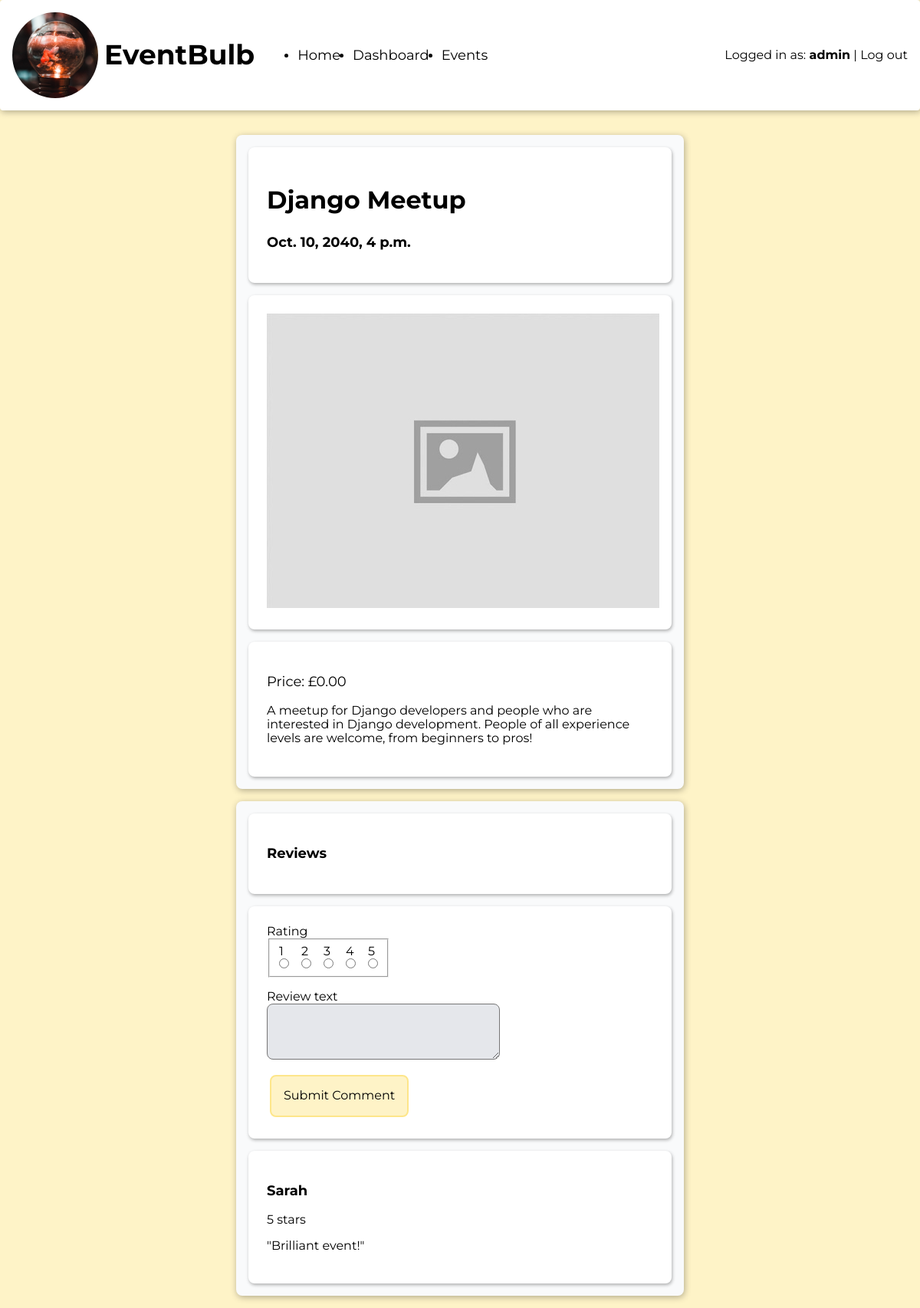
Page /events/1/ (signed in) on the committed database.
### events/models.py (models this page shows, shortened)
class Event(models.Model):
    title = models.CharField(max_length=255)
    description = models.TextField()
    datetime = models.DateTimeField(auto_now=False, auto_now_add=False)
    cost = models.DecimalField(max_digits=6, decimal_places=2)
    def __str__(self):
        return self.title

class Review(models.Model):
    class Rating(models.IntegerChoices):
        ONE = 1
        TWO = 2
        THREE = 3
        FOUR = 4
        FIVE = 5
    rating = models.IntegerField(choices=Rating.choices)
    text = models.TextField()
    event = models.ForeignKey(
        Event, on_delete=models.CASCADE, blank=True, null=True, related_name="reviews")
    profile = models.ForeignKey(
        "accounts.UserProfile", on_delete=models.CASCADE, blank=True, related_name="reviews")

### accounts/models.py (models this page shows)
class UserProfile(models.Model):
    user = models.OneToOneField(
        User, on_delete=models.CASCADE, related_name="profile")
    attending = models.ManyToManyField(
        Event, blank=True, related_name="attending")
    def __str__(self):
        return self.user.username

### events/views.py (the view)
# urls.py: path('<int:id>/', views.details, name="events_details"),
def details(request, id):
    event = get_object_or_404(Event, id=id)
    print(event)
    return render(request, 'events/details.html', {'event': event})

### templates/events/details.html (shortened to what this page needs)
{% extends 'base.html' %}
{% load static %}
{% block content %}
  <main class="wrap-content">
    <div class="card-background half-width event-details">
      <section class="card event-header">
        <div class="event-info">
          <h2 class="event-title">{{ event.title }}</h2>
          <h3>{{ event.datetime }}</h3>
        </div>
      </section>
      <section class="card">
        <img src="{% static 'images/image_placeholder.jpg' %}" alt="Placeholder">
      </section>
      <section class="card">
        <p class="event-cost">Price: £{{ event.cost }}</p>
        <p>{{ event.description }}</p>
      </section>
    </div>
    {% if event.reviews.all|length > 0 or user.is_authenticated %}
      <div class="card-background half-width">
        <section class="card">
          <h3 class="larger-heading">Reviews</h3>
        </section>
        {% if user.is_authenticated %}
          <section class="card">
            <form class="review-form" action="{% url 'events_add_review' event.id %}" method="POST">
              <div class="input-group">
                <label for="ratings">Rating</label>
                <fieldset id="ratings" class="rating-group">
                  <label for="rating-1">1</label>
                  <label for="rating-2">2</label>
                  <label for="rating-3">3</label>
                  <label for="rating-4">4</label>
                  <label for="rating-5">5</label>
                  <input required type="radio" name="rating" value="1" id="rating-1">
                  <input required type="radio" name="rating" value="2" id="rating-2">
                  <input required type="radio" name="rating" value="3" id="rating-3">
                  <input required type="radio" name="rating" value="4" id="rating-4">
                  <input required type="radio" name="rating" value="5" id="rating-5">
                </fieldset>
              </div>
              <div class="input-group full-width">
                <label for="review-text">Review text</label>
                <textarea name="review-text" id="review-text" cols="30" rows="3"></textarea>
              </div>
              <button class="button yellow" type="submit">Submit Comment</button>
            </form>
          </section>
        {% endif %}
        <div class="reviews-scroller">
          {% for review in event.reviews.all %}
            <section class="card">
                <h3>{{ review.profile }}</h3>
                <p>{{ review.rating }} stars</p>
                {% if review.text|length > 0 %}
                  <p>"{{ review.text }}"</p>
                {% endif %}
            </section>
          {% endfor %}
        </div>
      </div>
    {% endif %}
  </main>
{% endblock %}

### templates/base.html (shortened to what this page needs)
{% load static %}
<!DOCTYPE html>
<html lang="en">
<head>
  <link href="https://cdnjs.cloudflare.com/ajax/libs/normalize/8.0.1/normalize.min.css" rel="stylesheet">
  <link href="https://cdnjs.cloudflare.com/ajax/libs/meyer-reset/2.0/reset.min.css" rel="stylesheet">
  <link rel="stylesheet" href="{% static 'css/style.css' %}">
</head>
<body>
  <header class="navbar">
    <section>
      <img class="logo" src="{% static 'images/logo.jpg' %}" alt="EventBulb Logo">
      <h1 class="site-heading">EventBulb</h1>
      <nav>
        <ul>
          <li>
            <a href="{% url 'information_home' %}">Home</a>
          </li>
          {% if user.is_authenticated %}
          <li >
            <a href="{% url 'events_dashboard' %}">Dashboard</a>
          </li>
          {% endif %}
          <li>
            <a href="{% url 'events_list' %}">Events</a>
          </li>
        </ul>
      </nav>
    </section>
    <nav class="auth-nav">
      {% if user.is_authenticated %}
      <span>Logged in as: <span class="logged-in-username">{{ user.username }}</span></span>
      <span> | </span>
      <a href="{% url 'accounts_logout' %}">Log out</a>
      {% else %}
      <a href="{% url 'accounts_login' %}">Log in</a>
      <span> | </span>
      <a href="{% url 'accounts_register' %}">Register</a>
      {% endif %}
    </nav>
  </header>
  {% block content %}{% endblock content %}
</body>
</html>

### static/css/style.css (style rules this page uses)
:root { --shadow: 1px 2px 8px rgba(0,0,0,0.3); --shadow-small: 1px 2px 4px rgba(0,0,0,0.3); --yellow : #FEF3C7; --yellow-accent: #FDE68A; --gray: #E5E7EB; --gray-accent: #D1D5DB; --gray-light: #F9FAFB; --red: #FECACA; --red-accent: #FCA5A5; }
body { background-color: var(--yellow); display: flex; flex-direction: column; height: 100vh; font-family: 'Montserrat', Helvetica, Arial, sans-serif; }
a { color: inherit; text-decoration: inherit; }
h2 { font-size: 1.25rem; }
h3 { font-size: 1.125rem; }
.navbar { display: grid; grid-template-columns: 1fr 1fr; align-items: center; background-color: white; border-radius: 0.25rem; padding: 1rem; box-shadow: var(--shadow) }
.navbar > section { display: flex; align-items: center; }
.navbar .logo { margin-right: 0.5rem; height: 7rem; width: 7rem; object-fit: cover; border-radius: 100%; }
.site-heading { font-size: 1.5rem; }
.navbar .site-heading { font-size: 2.25rem; margin-right: 1rem; }
.navbar > .auth-nav { justify-self: flex-end; }
.navbar nav > ul { display: flex; align-items: center; }
.navbar nav > ul > li { margin-right: 1rem; }
.navbar nav > ul > li > a, .navbar nav > ul > li > span { font-size: 1.125rem; }
.logged-in-username { font-weight: bold; }
main { margin: 1rem; padding: 1rem; display: grid; gap: 1rem; flex-grow: 1; flex-shrink: 1; }
.card-background { background-color: var(--gray-light); padding: 0.5rem; box-shadow: var(--shadow); border-radius: 0.5rem; display: flex; flex-direction: column; }
.card { margin: 0.5rem; padding: 1.5rem; background-color: white; border-radius: 0.5rem; box-shadow: var(--shadow-small) }
.wrap-content { align-items: flex-start; flex-grow: 0; }
input[type="text"], input[type="password"], textarea { padding: 0.5rem; background-color: var(--gray); border-radius: 0.5rem; }
.button { padding: 1rem; border-radius: 0.5rem; min-width: 175px; margin: 0.25rem; box-sizing: border-box; transition: background-color 150ms; text-align: center; cursor: pointer; }
.button.yellow { background-color: var(--yellow); border: 2px solid var(--yellow-accent); }
.half-width { justify-self: center; width: 50%; }
.event-title { font-size: 2rem; }
.event-details .event-header { display: flex; align-items: center; justify-content: space-between; }
.event-details .event-cost { font-size: 1.125rem; }
.review-form { display: flex; flex-direction: column; align-items: flex-start; }
.review-form .input-group { display: grid; grid-template-columns: 1fr; margin-bottom: 1rem; flex-grow: 1; }
.review-form button { justify-self: flex-end; }
.review-form .rating-group { display: grid; grid-template-columns: repeat(5, 1fr); column-gap: 1rem; }
.review-form .rating-group > label { align-self: flex-end; }
.review-form .rating-group > input { align-self: flex-start; }
.reviews-scroller { max-height: 500px; overflow-y: scroll; }

### rows in the picture
Event: title "Django Meetup", datetime "Oct. 10, 2040, 4 p.m.", cost "0.00", description "A meetup for Django developers and people who are interested in Django development. People of all experience levels are welcome, from beginners to pros!"
Review: profile "Sarah", rating "5", text "Brilliant event!"

### other values in the picture
{{ user.username }} "admin"
